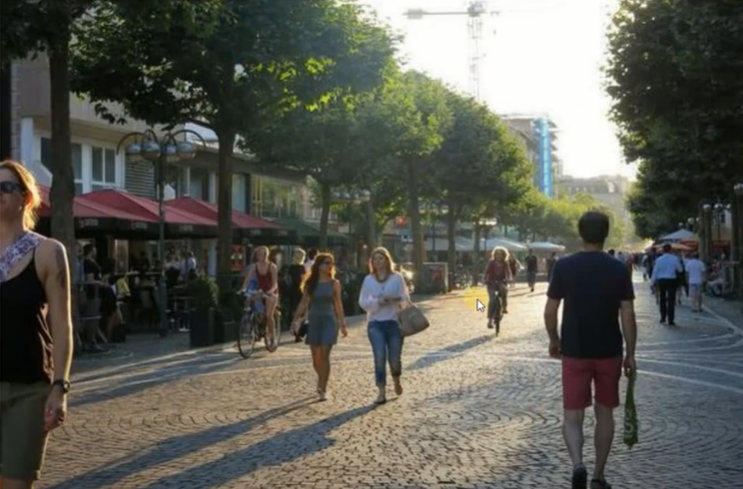
#> input picture img.png, 743 x 489 px
$ python 'Histogram of Oriented Gradients ( HOG ).py'
#> lines starting #> are read from the running program, lines starting #| are printed output that depends on the picture; after the words box and inside, x2 and y2 are one past the last pixel; in counts of white or black regions, pixels touching at a corner belong together
import cv2

filename = 'img.png'

def main():
    # create a HOGDescriptor object
    hog = cv2.HOGDescriptor()

    #Initialize the People Detector
    hog.setSVMDetector(cv2.HOGDescriptor_getDefaultPeopleDetector())

    #load an image
    img = cv2.imread(filename)
#> img is the input picture: shape (489, 743, 3); mean B, G, R 85, 93.4, 93.2

    # Detect People
    (bounding_boxes, weights) = hog.detectMultiScale(img,
                                                     winStride = (4,4),
                                                     padding = (8,8),
                                                     scale = 1.05)
#> bounding_boxes = [[460, 211, 74, 148], [633, 220, 69, 137], [227, 229, 72, 145], [277, 241, 92, 183], [331, 220, 106, 212], [512, 179, 162, 310]]; weights = [2.07, 1.52, 1.12, 1.82, 2.18, 1.01]
    #Draw bounding boxes on the image
    for (x,y, w, h) in bounding_boxes :
        cv2.rectangle(img , (x,y) , (x+w , y+h), (0,255,0), 4)


        cv2.imshow('img', img)

        cv2.waitKey(0)
        cv2.destroyAllWindows()
#> this loop made 6 passes
#> pass 1, in main, `cv2.imshow('img', img)`:
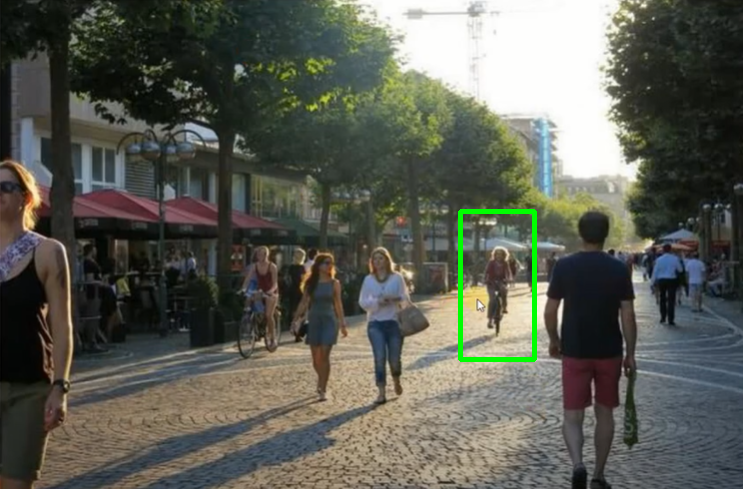
#> window 'img': shape (489, 743, 3); mean B, G, R 84.3, 94.1, 92.4
#> pass 2, in main, `cv2.imshow('img', img)`:
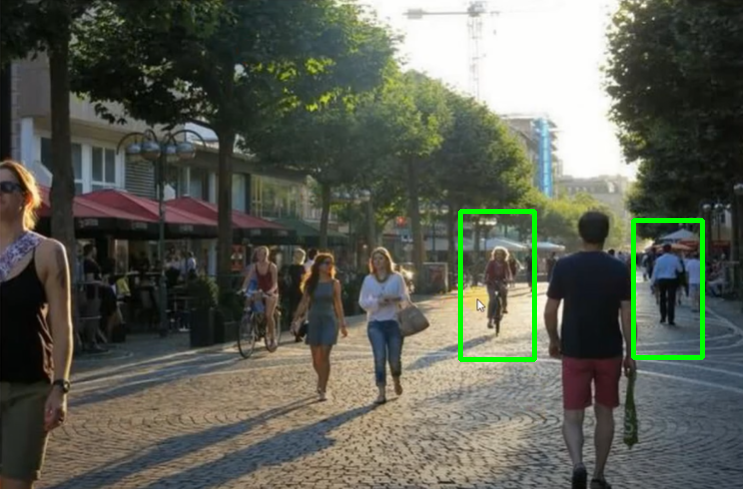
#> window 'img': shape (489, 743, 3); mean B, G, R 83.8, 95.1, 91.9
#> after the loop:
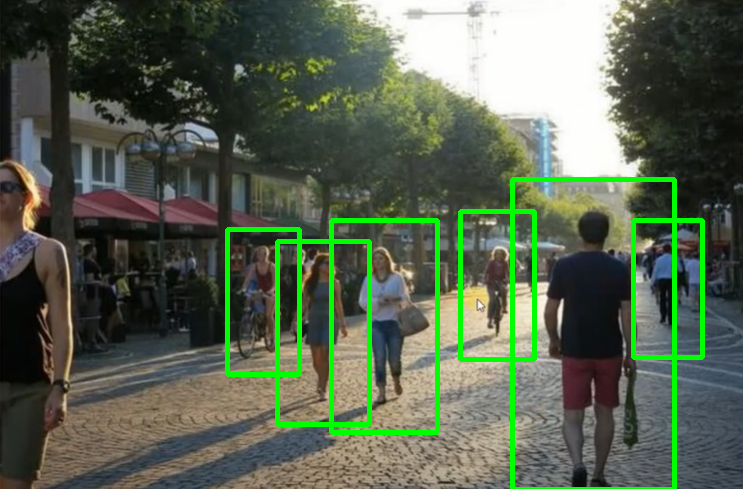
#> img: shape (489, 743, 3); 4.5% of pixels changed, all inside (x1, y1, x2, y2) = (225, 177, 705, 489)


main()
